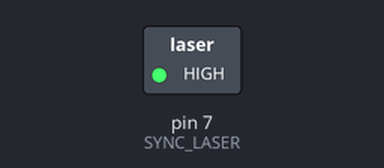
Recording of a sketch running on a simulated Arduino Uno, built with avr-gcc and run on an emulated ATmega328P. Parts: switched loads named in the sketch (green lamp = pin HIGH). Pins used as bus, display or sensor lines are not drawn.

Above: at 0.5 s.
At 4.9 s:
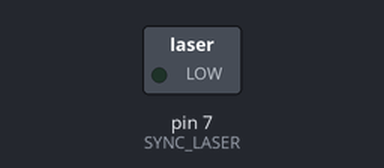
Timing chart, 0 to 11.4 s (numbered marks = the images above):
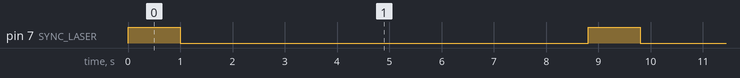

Measured:
- by itself, pin 7 (SYNC_LASER): alternates HIGH for 1.0 s and LOW for 7.8 s

The sketch:

Teste_SPI.ino
```cpp
const int SYNC_LASER = 7;
const int CS = 8;
const int CLK_SPI = 9;
const int MEIO_PER_CLK = 300;
const int PAUSE = 1000;

void setup() {
  pinMode(CS, OUTPUT);
  pinMode(CLK_SPI, OUTPUT);
  pinMode(SYNC_LASER, OUTPUT);
  digitalWrite(CS, HIGH);
  digitalWrite(CLK_SPI, LOW);
  digitalWrite(SYNC_LASER, HIGH);
}

void loop() {
  digitalWrite(SYNC_LASER, HIGH);
  delay(PAUSE);
  digitalWrite(SYNC_LASER, LOW);
  delayMicroseconds(10);
  digitalWrite(CS, HIGH);
  digitalWrite(CLK_SPI, LOW);
  delay(PAUSE);
  digitalWrite(CS, LOW);
  delay(PAUSE);
  digitalWrite(CLK_SPI, HIGH);
  delay(MEIO_PER_CLK);
  digitalWrite(CLK_SPI, LOW);
  delay(MEIO_PER_CLK);
  digitalWrite(CLK_SPI, HIGH);
  delay(MEIO_PER_CLK);
  digitalWrite(CLK_SPI, LOW);
  delay(MEIO_PER_CLK);
  digitalWrite(CLK_SPI, HIGH);
  delay(MEIO_PER_CLK);
  digitalWrite(CLK_SPI, LOW);
  delay(MEIO_PER_CLK);
  digitalWrite(CLK_SPI, HIGH);
  delay(MEIO_PER_CLK);
  digitalWrite(CLK_SPI, LOW);
  delay(MEIO_PER_CLK);
  digitalWrite(CLK_SPI, HIGH);
  delay(MEIO_PER_CLK);
  digitalWrite(CLK_SPI, LOW);
  delay(MEIO_PER_CLK);
  digitalWrite(CLK_SPI, HIGH);
  delay(MEIO_PER_CLK);
  digitalWrite(CLK_SPI, LOW);
  delay(MEIO_PER_CLK);
  digitalWrite(CLK_SPI, HIGH);
  delay(MEIO_PER_CLK);
  digitalWrite(CLK_SPI, LOW);
  delay(MEIO_PER_CLK);
  digitalWrite(CLK_SPI, HIGH);
  delay(MEIO_PER_CLK);
  digitalWrite(CLK_SPI, LOW);
  delay(MEIO_PER_CLK);
  delay(PAUSE);
  digitalWrite(CS, HIGH);
  delayMicroseconds(10);
}
```
